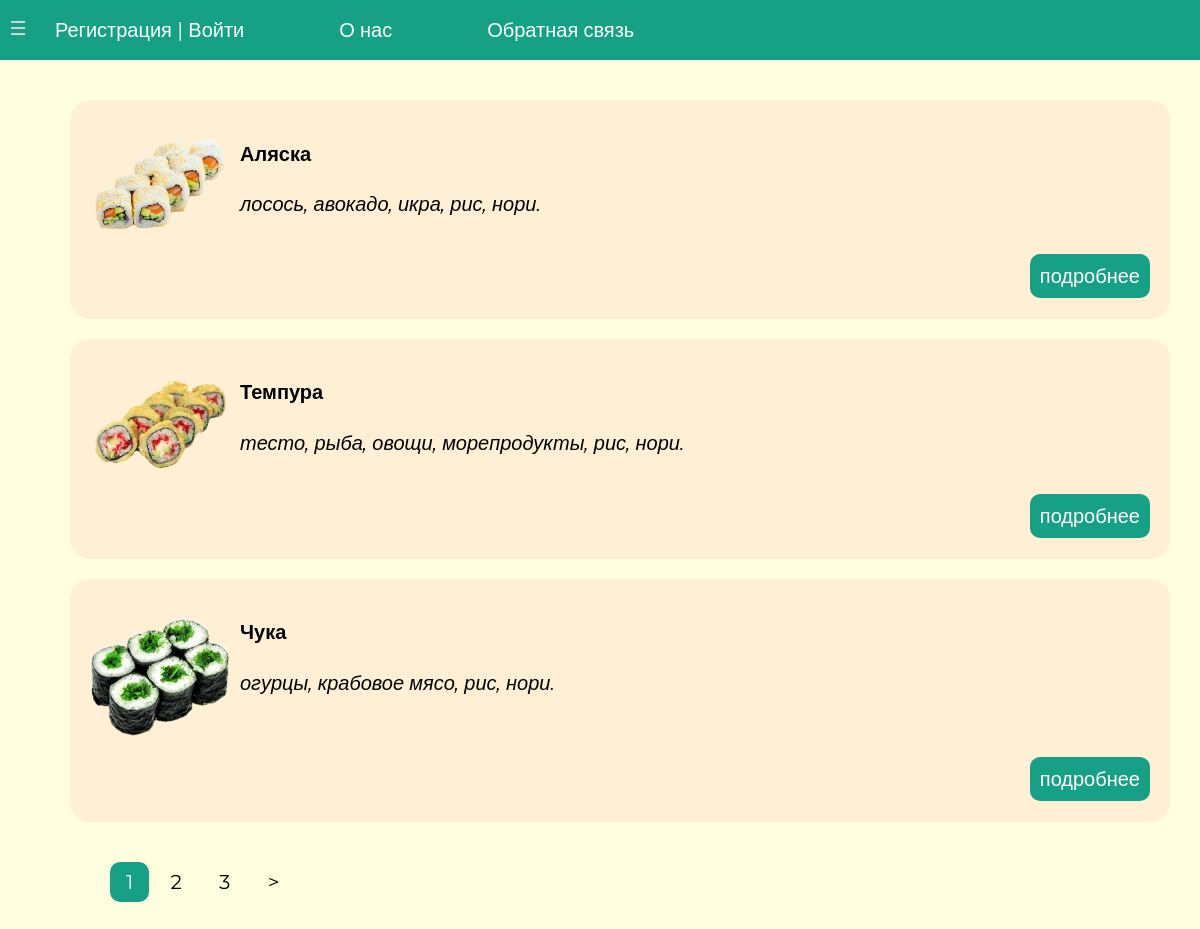
The page / on the database its author committed.
### app1/models.py (models this page shows, shortened)
class Eat(models.Model):
    title = models.CharField(max_length=255, verbose_name='Заголовок')
    description = models.TextField(blank=True, verbose_name='Описание')
    photo = models.ImageField(upload_to='photos/%Y/%m/%d', verbose_name='Фото')
    time_create = models.DateTimeField(auto_now_add=True, verbose_name='Дата создания')
    time_update = models.DateTimeField(auto_now=True, verbose_name='Дата изменения')
    is_existed = models.BooleanField(default=True, verbose_name='Наличие')
    category = models.ForeignKey('Category', on_delete=models.PROTECT, verbose_name='Категория', related_name='get_posts')
    slug = models.SlugField(max_length=255, unique=True, db_index=True, verbose_name='URL')
    def get_absolute_url(self):
        return reverse('position', kwargs={'post_slug': self.slug})
    class Meta:
        verbose_name = 'Все позиции еды'
        verbose_name_plural = 'Все позиции еды'
        ordering = ['-time_create', 'title']

### app1/views.py (the view)
# urls.py: path('', EatHome.as_view(), name="home"),
class EatHome(DataMixin, ListView):
    model = Eat  # выбирает все записи из таблицы и пытается их отобразить в виде списка
    template_name = 'app1/index.html'
    context_object_name = 'posts'  # чтобы использовать posts, по дефолту object_list
    def get_context_data(self, *, object_list=None, **kwargs):
        context = super().get_context_data(**kwargs)
        c_def = self.get_user_context(title="Главная страница")
        return dict(list(context.items()) + list(c_def.items()))
    def get_queryset(self):
        return Eat.objects.filter(is_existed=True)

### app1/models.py (called while the page is built)
    def get_absolute_url(self):
        return reverse('category', kwargs={'category_slug': self.slug})

### app1/templatetags/app1_tags.py (called while the page is built)
@register.inclusion_tag('app1/list_categories.html')
def show_categories(sort=None, cat_selected=0):
    if not sort:
        cats = Category.objects.all()
    else:
        cats = Category.objects.order_by(sort)
    return {"cats": cats, 'cat_selected': cat_selected}

@register.inclusion_tag('app1/list_menu.html')
def show_menu(sort=None, menu=menu):
    menu = menu
    return {"menu": menu}

### app1/utils.py (called while the page is built)
    def get_user_context(self, **kwargs):
        context = kwargs
        cats = cache.get("cats")
        if not cats:
            cats = Category.objects.annotate(Count('get_posts'))
            cache.set("cats", cats, 60)
        user_menu = menu.copy()
        if not self.request.user.is_authenticated:
            user_menu.pop(1)  # удаляем Добавить рецепт из меню, если пользователь не авторизован
        context['menu'] = user_menu
        context['cats'] = cats
        if 'cat_selected' not in context:
            context['cat_selected'] = 0
        return context

### app1/templates/app1/index.html (shortened to what this page needs)
{% extends 'app1/base.html' %}
{% block content %}
<ul class="list-articles">
	{% for p in posts %}
			<div class = article_l>
				{% if p.photo %}
					<p><img class="img-article-left thumb" src="{{p.photo.url}}"></p>
				{% endif %}
				<li><h4>{{p.title}}</h4>
				<p>{{p.description}}</p>
				<div class="link-read">
			<p class="link-read-post"><a href="{{ p.get_absolute_url }}">подробнее</a></p>
					</div>
			</li>
				</div>
	{% endfor %}
</ul>
{% endblock  %}

### app1/templates/app1/base.html (shortened to what this page needs)
{% load static %}
{% load app1_tags %}
<!DOCTYPE html>
<html>
<head>
	<link type="text/css" href="{% static 'app1/css/style-f.css' %}" rel="stylesheet" />
	<link type="text/css" href="{% static 'app1/css/left-nav-style.css' %}" rel="stylesheet" />
	<link type="text/css" href="{% static 'app1/css/styles.css' %}" rel="stylesheet" />
</head>
<body>
<nav class="nav">
	<label for="nav-toggle" class="nav-toggle" onclick></label>
</nav>
<table class="table-page" border=0 cellpadding="0" cellspacing="0">
<tr><td valign=top>
{% block mainmenu %}
		<div class="header">
			<ul id="mainmenu" class="mainmenu">
			{% if request.user.is_authenticated %}
				<li>{{ user.username }} | <a href="{% url 'logout' %}">Выйти</a></li>
			{% else %}
				<li><a href="{% url 'register' %}">Регистрация</a> | <a href="{% url 'login' %}">Войти</a></li>
			{% endif %}
{% for m in menu %}
			<li><a href="{% url m.url_name %}">{{ m.title }}</a></li>
{% endfor %}
			</ul>
		</div>
{% endblock mainmenu %}
<td valign="top" class="content cont">
	<div class="content-text">
{% block content %}{% endblock %}
	{% if page_obj.has_other_pages %}
		<nav class="list-pages">
			<ul>
			{% for p in paginator.page_range %}
				{% if page_obj.number == p %}
					<li class ="page-num selected-pag-page">{{ p }}  </li>
				{% elif p >= page_obj.number|add:-1 and p <= page_obj.number|add:2 %}
					<li class="page-num">
					<a href="?page={{ p }}">{{ p }}</a>
					</li>
				{% endif %}
			{% endfor %}
				{% if page_obj.has_next %}
				<li class="page-num">
					<a href="?page={{ page_obj.next_page_number }}">&gt;</a>
				{% endif %}
			</ul>
		</nav>
		{% endif %}
	</div>
</td></tr></table>
</body>
</html>

### app1/static/app1/css/style-f.css (style rules this page uses)
* { box-sizing: border-box; }
html { font-size: 100%; }
html, body { margin: 0; padding: 0; width: 100%; height: 100%; }
body { color: #333; font: 1em 'Open Sans', sans-serif; background-color: #f1f1f1; }
p { margin-bottom: 16px; }
a { color: #006b05; text-decoration: none; }

### app1/static/app1/css/left-nav-style.css (style rules this page uses)
.nav { width: 320px; min-width: 320px; height: 100%; position: fixed; top: 0; bottom: 0; margin: 0; left: -320px; padding: 15px 20px; -webkit-transition: left 0.3s; -moz-transition: left 0.3s; transition: left 0.3s; background: #16a085; z-index: 2000; }
.nav-toggle { position: absolute; left: 320px; top: 1em; padding-left:0.5em; padding-right:0.5em; background: inherit; color: #dadada; cursor: pointer; font-size: 1.2em; line-height: 1; z-index: 2001; -webkit-transition: color .25s ease-in-out; -moz-transition: color .25s ease-in-out; transition: color .25s ease-in-out; }
.nav-toggle:after { content: '\2630'; text-decoration: none; }
body { -webkit-animation: bugfix infinite 1s; }
@media screen and (min-width: 320px) { html, body { margin: 0; overflow-x: hidden; } }

### app1/static/app1/css/styles.css (style rules this page uses)
html, body { font-family: 'Montserrat', sans-serif; margin: 0; padding: 0; height: 100%; width: 100%; color: #d3d3d3; }
a { color: #7ab200; text-decoration: none; }
img { max-width: 600px; height: auto; }
img.img-article-left { max-width: 300px; height: auto; float: left; padding: 0 10px 10px 0; }
img.img-article-left.thumb { max-width: 150px; height: auto; }
p.link-read-post { text-align: right; }
p.link-read-post a { padding: 10px; min-width: 100px; background-color: #16a085; color: white; text-decoration: none; border-radius: 10px; font-style: normal; }
ul.list-articles { list-style: none; margin: 0; padding: 0; }
.article_l { padding: 15px 20px; margin-bottom: 20px; border-radius: 20px; background-color: #FFEFD5; }
.article_l p { font-style: italic; }
.table-page { width: 100%; height: 100%; vertical-align: top; }
.table-page tr { height: 100%; }
.header { position: fixed; background-color: #16a085; height: 60px; width: 100%; }
ul.mainmenu { list-style: none; margin: 0; padding: 0; height: 60px; color: white; font-size: 20px; overflow: hidden; }
ul.mainmenu li { float: left; margin: 18px 40px 0 30px; padding-left:25px; }
ul.mainmenu li a { color: white; text-decoration: none; }
.content { padding: 40px 30px 30px 40px; width: 100%; box-sizing: border-box; transition: 0.5s; z-index: 0; background-color:#FFFFE0; }
.content-text { margin: 60px 0 0 30px; color: #000; font-size: 20px; }
nav.list-pages { display: inline-block; padding: 0; margin: 0; }
nav.list-pages ul { display: inline-block; }
nav.list-pages li { display: inline-block; text-align: center; padding: 8px 16px; }
nav.list-pages li a { color: black }
.selected-pag-page { background-color: #16a085; color: white; border-radius: 10px; }

### rows shown on the page
Eat: photo (picture), title "Аляска", description "лосось, авокадо, икра, рис, нори."
Eat: photo (picture), title "Темпура", description "тесто, рыба, овощи, морепродукты, рис, нори."
Eat: photo (picture), title "Чука", description "огурцы, крабовое мясо, рис, нори."

### other values the page prints
{{ m.title }} "О нас" "Обратная связь"
{{ p }} "1"
{{ p }} "2" "3"
